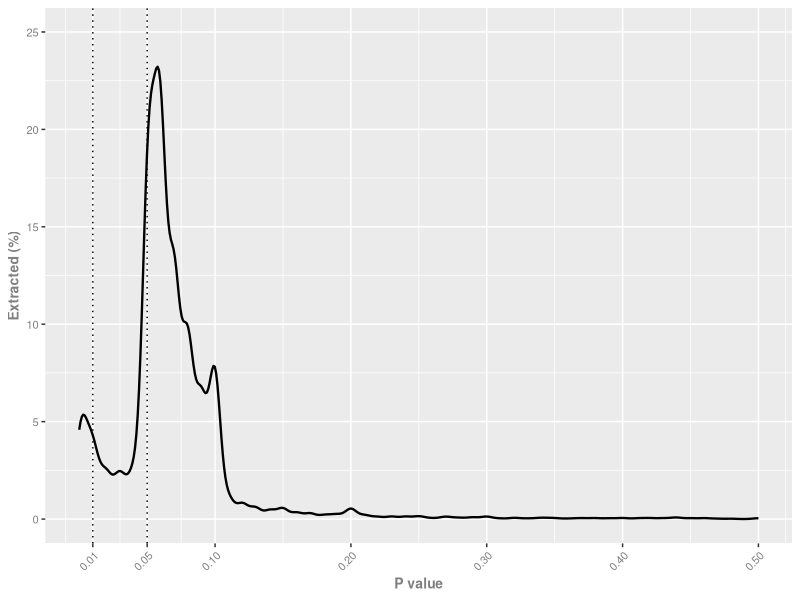
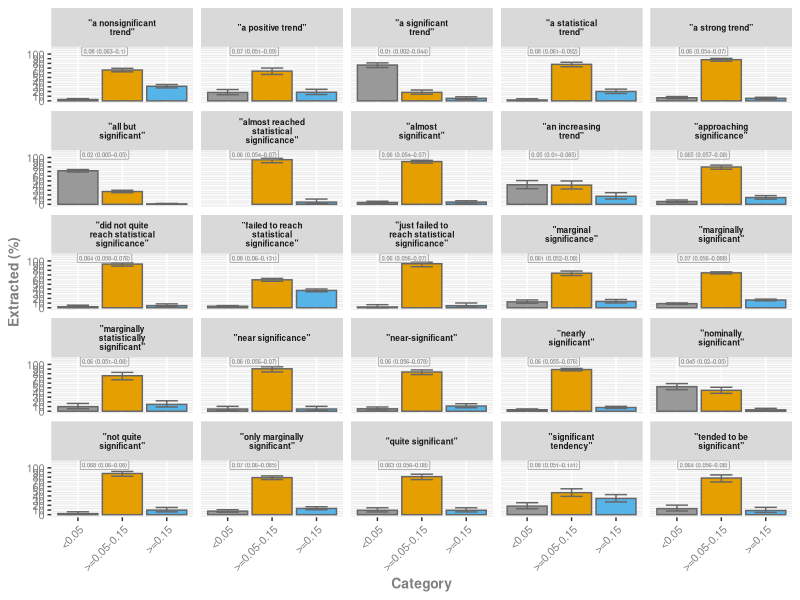
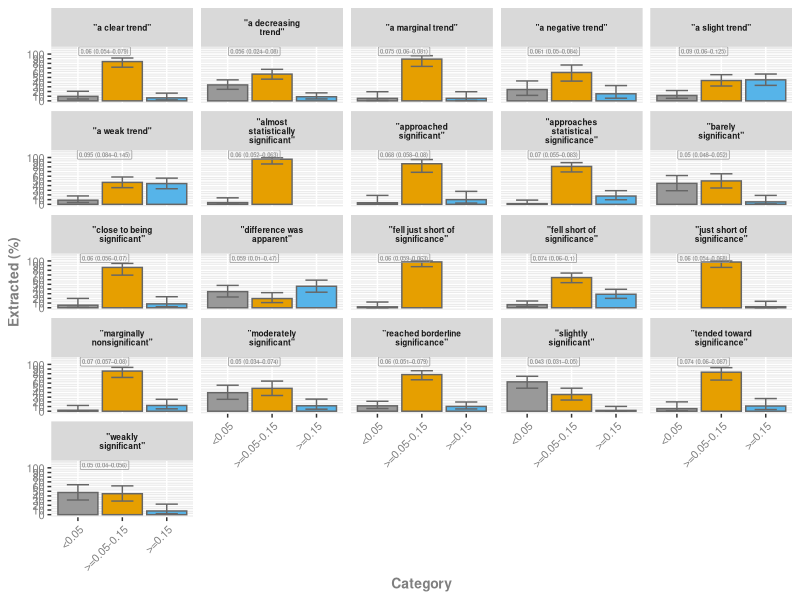

Here is the R script that generated these plots, in order:
#!/usr/bin/env Rscript

library( 'readr' )		# for read_csv()
library( 'purrr' )		# for map(), reduce()
library( 'plyr' )		# for summarise()
library( 'ggplot2' )

###
# Get proportional CI.
##
get.prop.ci <- function( k, n, lower = TRUE )
{
	if( k > n ) stop( "*** ERROR ***: could not calculate proportional CI as k > n!" )
	
	p <- prop.test( x = k, n = n )
	
	if( lower )
	{
		return( p$conf.int[ 1 ] )
	} else {
		return( p$conf.int[ 2 ] )
	}
}

###
# Get proportions.
##
get_prop_all <- function( df )
{
	comb <- ddply( df, c( "group" ), summarise, K = length( phrase ) )
	comb$N <- sum( comb$K )
	comb$prop <- round( comb$K / comb$N, 3 )
	
	comb$lower <- NA
	comb$upper <- NA
	
	for( i in 1:nrow( comb ) )
	{
		comb[ i, 'lower' ] <- round( get.prop.ci( comb[ i, 'K' ], comb[ i, 'N' ], lower = TRUE ), 3 )
		comb[ i, 'upper' ] <- round( get.prop.ci( comb[ i, 'K' ], comb[ i, 'N' ], lower = FALSE ), 3 )
	}
	
	return( comb )
}

###
# Get median P value.
##
get_median_p <- function( df )
{
	comb <- ddply( df, c( "phrase" ), summarise, median = median( highest_pvalue, na.rm = TRUE ) )
	comb$median <- round( comb$median, 3 )
	return( comb )
}

###
# Get lower quantile range.
##
get_quan1 <- function( df )
{
    comb <- ddply( df, c( "phrase" ), summarise, quan1 = quantile( highest_pvalue, probs = 0.25, na.rm = TRUE ) )
    comb$quan1 <- round( comb$quan1, 3 )
    return( comb )
}

###
# Get upper quantile range.
##
get_quan2 <- function( df )
{
    comb <- ddply( df, c( "phrase" ), summarise, quan2 = quantile( highest_pvalue, probs = 0.75, na.rm = TRUE ) )
    comb$quan2 <- round( comb$quan2, 3 )
    return( comb )
}


###
#
##
get_prop_phrases <- function( df )
{
	# get prevalences per phrase
	comb1 <- ddply( df, c( "phrase", "group" ), summarise, K = length( phrase ) )
	comb2 <- ddply( df, c( "phrase" ), summarise, N = length( phrase ) )
	comb <- merge( comb1, comb2 )
	comb$prop <- comb$K / comb$N

	comb$lower <- NA
	comb$upper <- NA
	
	for( i in 1:nrow( comb ) )
	{
		comb[ i, 'lower' ] <- get.prop.ci( comb[ i, 'K' ], comb[ i, 'N' ], lower = TRUE )
		comb[ i, 'upper' ] <- get.prop.ci( comb[ i, 'K' ], comb[ i, 'N' ], lower = FALSE )
	}
	
	return( comb )
}

################################################################################
# END FUNCTIONS
################################################################################


# read all manual labelled P values
dim( df <- read.csv( 'data.manual/all_P_values.csv', row.names = 1 ) )

# get proportions and 95% CIs
props_all <- get_prop_all( df )

# output dir
outdir <- 'out.05.process'
dir.create( outdir, showWarnings = FALSE )

# density plot [all]
p_d <- ggplot( data = df, aes( x = highest_pvalue ) ) + 
	geom_density( adjust = 1.3, size = 0.8 ) + 
	geom_vline( xintercept = c( 0.01 ), linetype = "dotted" ) + 
	geom_vline( xintercept = c( 0.05 ), linetype = "dotted" ) + 
	scale_x_continuous( breaks = c( 0.01, 0.05, 0.1, 0.2, 0.3, 0.4, 0.5 ), limits = c( 0, 0.5 ) ) +
	scale_y_continuous( breaks = c( 0, 5, 10, 15, 20, 25, 30, 35, 40, 45, 50 ), limits = c( 0, 25 ) ) + 
	ylab( 'Extracted (%)' ) + 
	xlab( "P value" ) +
	theme( strip.text.x = element_text( size = 6, face = 'bold' ),
		   axis.text.x = element_text( angle = 45, hjust = 1 ),
		   axis.text = element_text( size = 8, colour = 'gray50', angle = 0 ),
		   axis.title = element_text( size = 10, colour = 'gray50', face = 'bold' ) ) 
# write to file	
outfile <- paste0( outdir, '/density_P_values__all.png' )
ggsave( file = outfile, plot = p_d, height = 5, width = 4, dpi = 200 )
outfile_csv <- paste0( outdir, '/density_P_values__all.csv' )
write.csv( props_all, file = outfile_csv )

######################################

###
props_phrases <- get_prop_phrases( df )

# get median P values per phrase
meds <- get_median_p( df )

# get quantiles for P values per phrase 
# TODO
quan1 <- get_quan1( df )
quan2 <- get_quan2( df )
# TODO
###########################################

meds$median <- paste0( meds$median, " (", quan1$quan1, "–", quan2$quan2, ")" )

props_phrases <- merge( props_phrases, meds )
#props_phrases <- merge( props_phrases, quan1 )
#props_phrases <- merge( props_phrases, quan2 )

# combine median + quantiles
#props_phrases$median_quantiles <- paste0( props_phrases$median, " (", props_phrases$quan1, "–", props_phrases$quan2, ")" )

props_phrases[ props_phrases$group != '>=0.05-0.15', 'median' ] <- NA
#props_phrases[ props_phrases$group != '>=0.05-0.15', 'median_quantiles' ] <- NA

# TODO add quantiles

# remove all phrases with <100 P values
dim( props_phrases_100 <- props_phrases[ props_phrases$N >= 100, ] )
dim( props_phrases_30_99 <- props_phrases[ props_phrases$N >= 30 & props_phrases$N < 100, ] )

### 100 ##############
# bar plot [all]
p_bar_phrase_100 <- ggplot( props_phrases_100, aes( x = group, y = 100 * prop, ymin = 100 * lower, ymax = 100 * upper, fill = group ) ) + 
	geom_col( color = 'gray40' ) +
	geom_errorbar( color = 'gray40', width = 0.5 ) +
	geom_label( aes( label = median, fontface = 2 ), x = 1.6, y = 106, color = 'gray60', fill = NA, size = 1.5 ) +
    #geom_label( aes( label = median_quantiles, fontface = 2 ), x = 1.5, y = 96, color = 'gray60', fill = NA, size = 1.5 ) +
	xlab( "Category" ) +
	ylab( "Extracted (%)" ) + 
	scale_fill_manual( values = c( "#999999", "#E69F00", "#56B4E9" ) ) +
	scale_y_continuous( breaks = c( 0, 10, 20, 30, 40, 50, 60, 70, 80, 90, 100 ) ) + 
	facet_wrap( ~phrase, labeller = label_wrap_gen( width = 20 ), ncol = 5 ) +
	theme( legend.position = 'none', strip.text.x = element_text( size = 6, face = 'bold' ),
		   axis.text.x = element_text( angle = 45, hjust = 1 ),
		   axis.text = element_text( size = 8, colour = 'gray50', angle = 0 ),
		   axis.title = element_text( size = 10, colour = 'gray50', face = 'bold' ) )

# get more space on top
p_Fig_5 <- p_bar_phrase_100 + coord_cartesian( ylim = c( 0, 110 ), expand = TRUE )

# write to file	
# [Fig 5]
outfile <- paste0( outdir, '/Fig_5.png' )
ggsave( file = outfile, plot = p_Fig_5, height = 9, width = 5, dpi = 300 )
outfile_csv <- paste0( outdir, '/range_P_values__phrases_100.csv' )
write.csv( props_phrases, file = outfile_csv )

# save data
df_Fig_5 <- ggplot_build( p_Fig_5 )$data
write.csv( df_Fig_5[ 1 ], file = paste0( outdir, '/Fig_5.data1.csv' ) )
write.csv( df_Fig_5[ 2 ], file = paste0( outdir, '/Fig_5.data2.csv' ) )
write.csv( df_Fig_5[ 3 ], file = paste0( outdir, '/Fig_5.data3.csv' ) )


### 30-99 ##############
# bar plot [all]
p_bar_phrase_30_99 <- ggplot( props_phrases_30_99, aes( x = group, y = 100 * prop, ymin = 100 * lower, ymax = 100 * upper, fill = group ) ) + 
	geom_col( color = 'gray40' ) +
	geom_errorbar( color = 'gray40', width = 0.5 ) +
    geom_label( aes( label = median, fontface = 2 ), x = 1.6, y = 106, color = 'gray60', fill = NA, size = 1.5 ) +
	#geom_label( aes( label = median, fontface = 2 ), x = 1, y = 96, color = 'gray60', fill = NA, size = 1.5 ) +
	xlab( "Category" ) +
	ylab( "Extracted (%)" ) + 
	scale_fill_manual( values = c( "#999999", "#E69F00", "#56B4E9" ) ) +
	scale_y_continuous( breaks = c( 0, 10, 20, 30, 40, 50, 60, 70, 80, 90, 100 ) ) + 
	facet_wrap( ~phrase, labeller = label_wrap_gen( width = 20 ), ncol = 5 ) +
	theme( legend.position = 'none', strip.text.x = element_text( size = 6, face = 'bold' ),
		   axis.text.x = element_text( angle = 45, hjust = 1 ),
		   axis.text = element_text( size = 8, colour = 'gray50', angle = 0 ),
		   axis.title = element_text( size = 10, colour = 'gray50', face = 'bold' ) )

# get more space on top
p_Fig_S2 <- p_bar_phrase_30_99 + coord_cartesian( ylim = c( 0, 110 ), expand = TRUE )

# write to file	
# [Fig S2]
outfile <- paste0( outdir, '/Fig_S2.png' )
ggsave( file = outfile, plot = p_Fig_S2, height = 9, width = 5, dpi = 300 )
outfile_csv <- paste0( outdir, '/range_P_values__phrases_30_99.csv' )
write.csv( props_phrases, file = outfile_csv )

# save data
df_Fig_S2 <- ggplot_build( p_Fig_S2 )$data
write.csv( df_Fig_S2[ 1 ], file = paste0( outdir, '/Fig_S2.data1.csv' ) )
write.csv( df_Fig_S2[ 2 ], file = paste0( outdir, '/Fig_S2.data2.csv' ) )
write.csv( df_Fig_S2[ 3 ], file = paste0( outdir, '/Fig_S2.data3.csv' ) )

